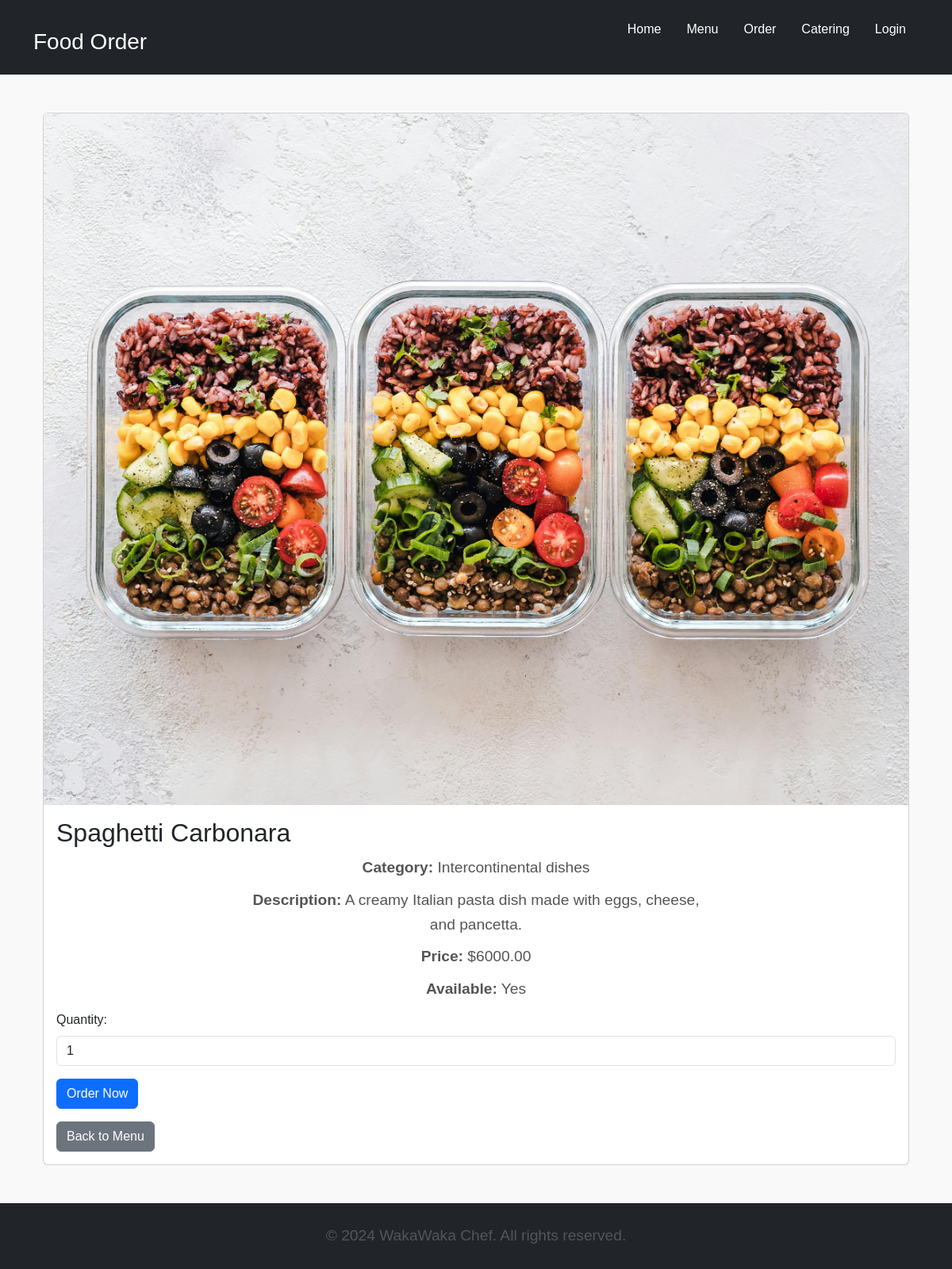
/Food/food/2/, run on the app's committed database.
### Food/models.py (models this page shows, shortened)
class FoodItem(models.Model):
        name = models.CharField(max_length=200)
        description = models.TextField()
        price = models.DecimalField(max_digits=10, decimal_places=2)
        category = models.ForeignKey(Category, on_delete=models.CASCADE, related_name='food_items')
        image = models.ImageField(upload_to='food_images/',  null=False, default='images/placeholder.jpg')
        is_available = models.BooleanField(default=True)

class Category(models.Model):
        name = name = models.CharField(max_length=100)
        description = models.TextField(blank=True, null=True)

### Food/views.py (the view)
# urls.py: path('food/<int:food_item_id>/', views.food_detail, name='food_detail'),
def food_detail(request, food_item_id):
    food_item = get_object_or_404(FoodItem, id=food_item_id)
    return render(request, 'Food/food_detail.html', {'food_item': food_item})

### Food/templates/food/food_detail.html (shortened to what this page needs)
{% extends 'Food/base.html' %}
{% block content %}
<div class="container mt-5">
    <div class="card">
        <img src="{{ food_item.image.url }}" class="card-img-top" alt="{{ food_item.name }}">
        <div class="card-body">
            <h2 class="card-title">{{ food_item.name }}</h2>
            <p class="card-text"><strong>Category:</strong> {{ food_item.category.name }}</p>
            <p class="card-text"><strong>Description:</strong> {{ food_item.description }}</p>
            <p class="card-text"><strong>Price:</strong> ${{ food_item.price }}</p>
            <p class="card-text"><strong>Available:</strong> {{ food_item.is_available|yesno:"Yes,No" }}</p>
            {% if food_item.is_available %}
            <form method="post" action="{% url 'create_order' %}">
                <div class="mb-3">
                    <label for="quantity" class="form-label">Quantity:</label>
                    <input type="number" id="quantity" name="quantity" min="1" max="10" value="1" class="form-control" required>
                </div>
                <button type="submit" class="btn btn-primary">Order Now</button>
            </form>
            {% else %}
            <p class="text-danger">This item is currently unavailable.</p>
            {% endif %}
            <a href="{% url 'menu' %}" class="btn btn-secondary mt-3">Back to Menu</a>
        </div>
    </div>
</div>
{% endblock %}

### Food/static/css/styles.css (style rules this page uses)
body { font-family: Arial, sans-serif; margin: 0; padding: 0; background-color: #f9f9f9; color: #333; line-height: 1.6; }
p { text-align: center; font-size: 1.2rem; margin: 10px auto; max-width: 600px; color: #555; }

### data on the page
FoodItem: image (picture), name "Spaghetti Carbonara", category.name "Intercontinental dishes", description "A creamy Italian pasta dish made with eggs, cheese, and pancetta.", price "6000.00", is_available "Yes"
